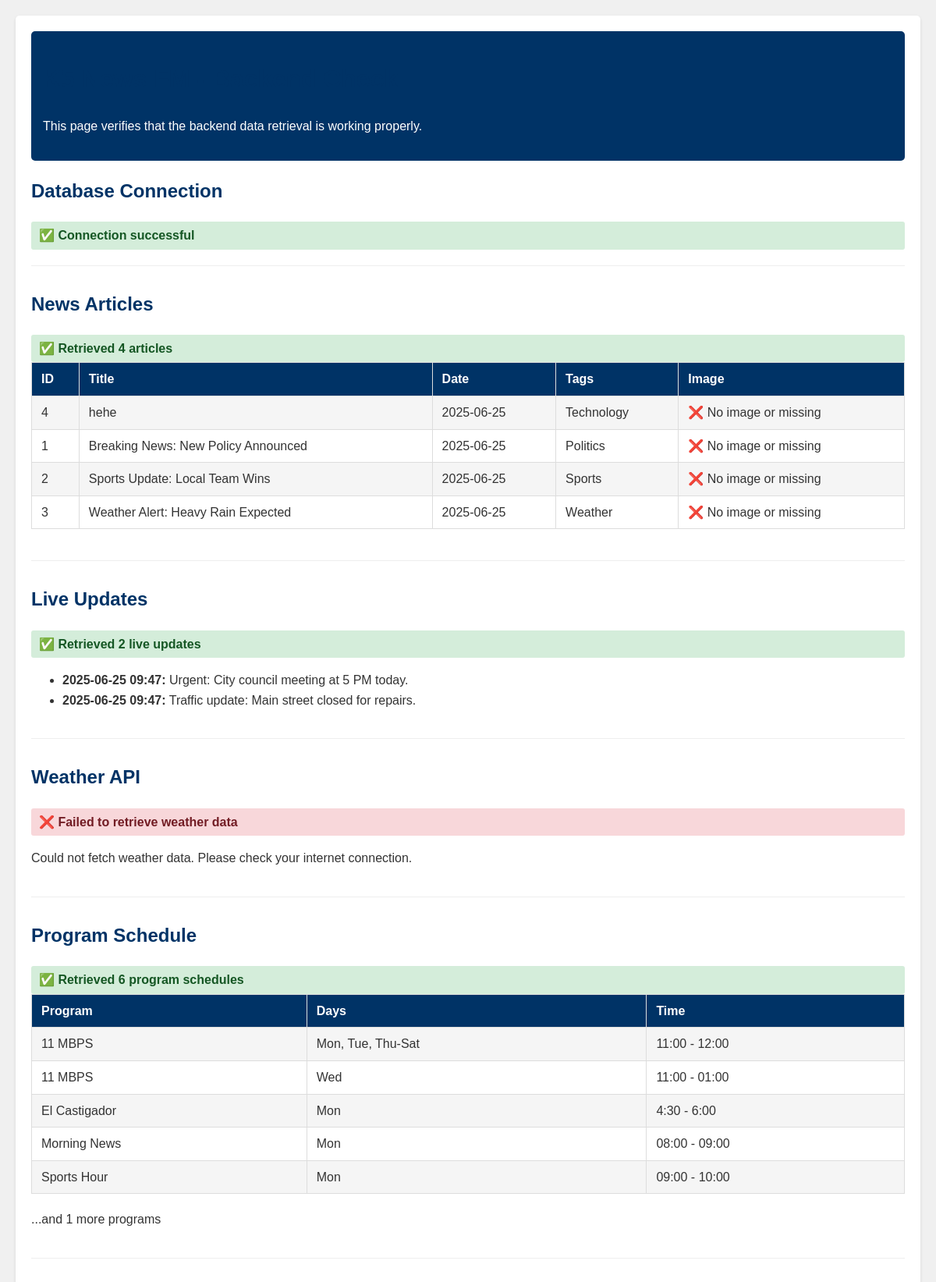
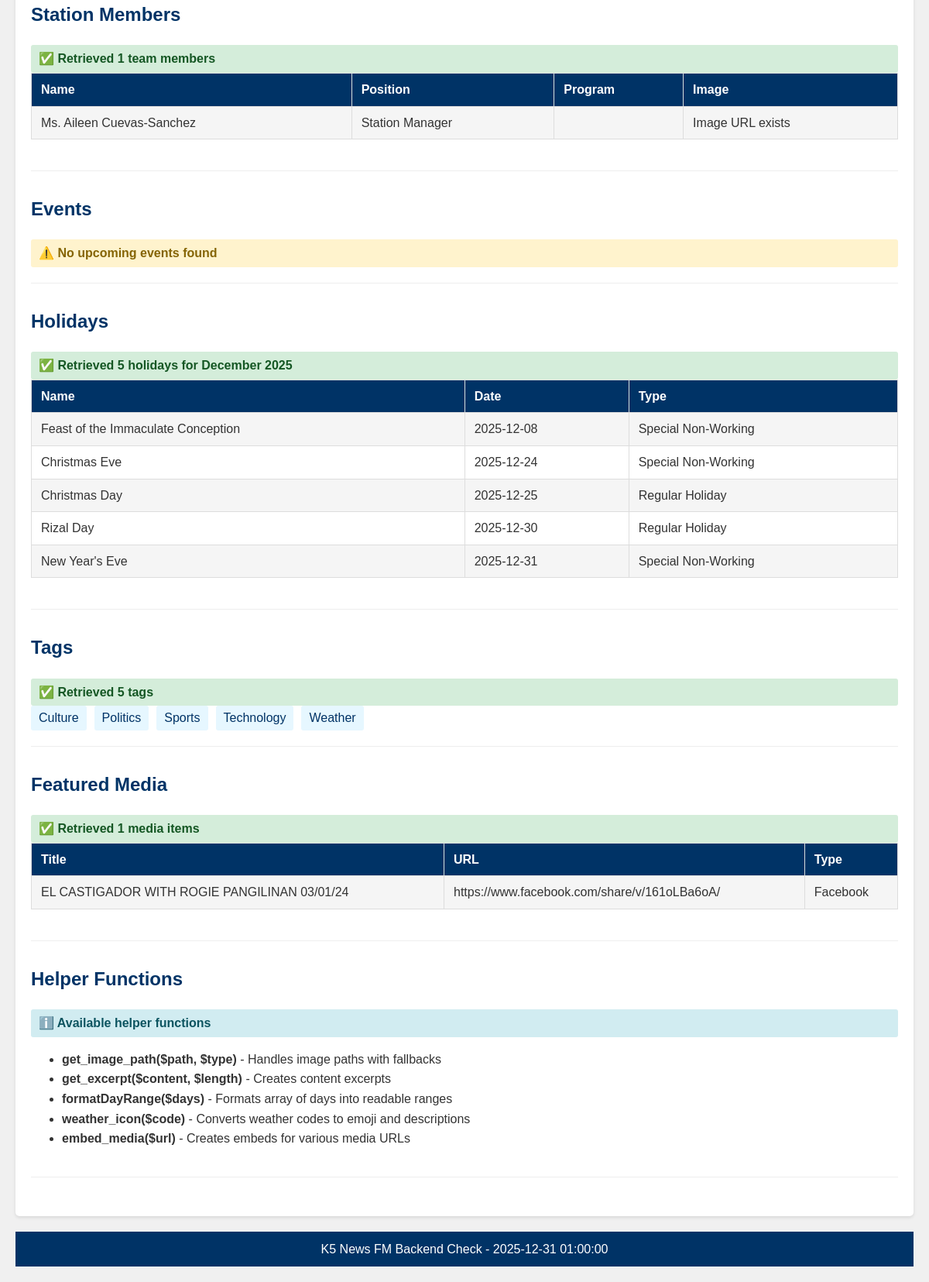
The page /backend-check.php on the database its author committed (2 pictures, top to bottom).
### tables this page shows
CREATE TABLE `articles` (
  `id` int(11) NOT NULL,
  `title` varchar(255) NOT NULL,
  `content` text NOT NULL,
  `created_at` datetime NOT NULL DEFAULT current_timestamp(),
  `image_path` varchar(255) DEFAULT NULL
);

CREATE TABLE `live_updates` (
  `id` int(11) NOT NULL,
  `message` text NOT NULL,
  `created_at` datetime NOT NULL DEFAULT current_timestamp()
);

CREATE TABLE `program_schedule` (
  `id` int(11) NOT NULL,
  `program_name` varchar(100) NOT NULL,
  `day_of_week` varchar(10) NOT NULL,
  `time_slot` varchar(50) NOT NULL
);

CREATE TABLE `station_members` (
  `id` int(11) NOT NULL,
  `name` varchar(100) NOT NULL,
  `position` varchar(100) NOT NULL,
  `program` varchar(150) DEFAULT NULL,
  `image_url` varchar(255) DEFAULT NULL
);

CREATE TABLE `philippine_holidays` (
  `id` int(11) NOT NULL AUTO_INCREMENT,
  `name` varchar(255) NOT NULL,
  `date` date NOT NULL,
  `type` enum('regular','special_non_working','special_working') DEFAULT 'regular',
  `description` text DEFAULT NULL,
  `is_recurring` tinyint(1) DEFAULT 0,
  `month_day` varchar(10) DEFAULT NULL,
  `source` varchar(50) DEFAULT NULL COMMENT 'api, prediction, manual, nager_api',
  `created_at` datetime NOT NULL DEFAULT current_timestamp(),
  `updated_at` datetime NOT NULL DEFAULT current_timestamp() ON UPDATE current_timestamp(),
  PRIMARY KEY (`id`),
  KEY `idx_holiday_date` (`date`),
  KEY `idx_holiday_type` (`type`),
  KEY `idx_month_day` (`month_day`),
  KEY `idx_source` (`source`),
  UNIQUE KEY `unique_holiday_date` (`name`, `date`)
);

CREATE TABLE `tags` (
  `id` int(11) NOT NULL,
  `name` varchar(100) NOT NULL
);

CREATE TABLE `featured_media` (
  `id` int(11) NOT NULL,
  `url` varchar(512) NOT NULL,
  `title` varchar(255) DEFAULT NULL,
  `description` text DEFAULT NULL,
  `created_at` timestamp NOT NULL DEFAULT current_timestamp()
);

### backend-check.php (the view, shortened to what the rows shown need)
<?php
require_once 'config/db.php';
$stmt = $pdo->prepare("SELECT a.*, GROUP_CONCAT(t.name) AS tags FROM articles a LEFT JOIN article_tags at ON a.id = at.article_id LEFT JOIN tags t ON at.tag_id = t.id GROUP BY a.id ORDER BY a.created_at DESC LIMIT 10");
$stmt->execute();
$articles = $stmt->fetchAll(PDO::FETCH_ASSOC);
$stmt = $pdo->query("SELECT * FROM live_updates ORDER BY created_at DESC LIMIT 5");
$liveUpdates = $stmt->fetchAll(PDO::FETCH_ASSOC);
$stmt = $pdo->query("SELECT * FROM tags ORDER BY name ASC");
$tags = $stmt->fetchAll(PDO::FETCH_ASSOC);
$stmt = $pdo->query("SELECT * FROM program_schedule ORDER BY program_name,
    CASE
        WHEN day_of_week = 'Monday' THEN 1
        WHEN day_of_week = 'Tuesday' THEN 2
        WHEN day_of_week = 'Wednesday' THEN 3
        WHEN day_of_week = 'Thursday' THEN 4
        WHEN day_of_week = 'Friday' THEN 5
        WHEN day_of_week = 'Saturday' THEN 6
        WHEN day_of_week = 'Sunday' THEN 7
        ELSE 8
    END, time_slot");
$schedules = $stmt->fetchAll(PDO::FETCH_ASSOC);
$groupedPrograms = [];
foreach ($schedules as $schedule) {
    $key = $schedule['program_name'] . '|' . $schedule['time_slot'];
    $groupedPrograms[$key]['program_name'] = $schedule['program_name'];
    $groupedPrograms[$key]['time_slot'] = $schedule['time_slot'];
    $groupedPrograms[$key]['days'][] = $schedule['day_of_week'];
}
function formatDayRange($days) {
    $dayOrder = ['Monday', 'Tuesday', 'Wednesday', 'Thursday', 'Friday', 'Saturday', 'Sunday'];
    $dayAbbr = ['Mon', 'Tue', 'Wed', 'Thu', 'Fri', 'Sat', 'Sun'];
    usort($days, function($a, $b) use ($dayOrder) {
        return array_search($a, $dayOrder) - array_search($b, $dayOrder);
    });
    $abbrDays = array_map(function($day) use ($dayOrder, $dayAbbr) {
        return $dayAbbr[array_search($day, $dayOrder)];
    }, $days);
    if (count($abbrDays) == 1) {
        return $abbrDays[0];
    } elseif (count($abbrDays) == 7) {
        return 'Daily';
    } elseif (array_slice($abbrDays, 0, 5) == ['Mon', 'Tue', 'Wed', 'Thu', 'Fri'] && count($abbrDays) == 5) {
        return 'Mon-Fri';
    } elseif (array_slice($abbrDays, 5, 2) == ['Sat', 'Sun'] && count($abbrDays) == 2) {
        return 'Sat-Sun';
    } else {
        $ranges = [];
        $start = 0;
        for ($i = 1; $i <= count($abbrDays); $i++) {
            if ($i == count($abbrDays) || array_search($abbrDays[$i], $dayAbbr) != array_search($abbrDays[$i-1], $dayAbbr) + 1) {
                if ($i - $start > 2) {
                    $ranges[] = $abbrDays[$start] . '-' . $abbrDays[$i-1];
                } elseif ($i - $start == 2) {
                    $ranges[] = $abbrDays[$start] . ', ' . $abbrDays[$i-1];
                } else {
                    $ranges[] = $abbrDays[$start];
                }
                $start = $i;
            }
        }
        return implode(', ', $ranges);
    }
}
$stmt = $pdo->query("SELECT * FROM featured_media ORDER BY id DESC LIMIT 6");
$featuredMedia = $stmt->fetchAll(PDO::FETCH_ASSOC);
$stmt = $pdo->query("SELECT * FROM station_members ORDER BY id ASC");
$members = $stmt->fetchAll(PDO::FETCH_ASSOC);
$currentMonth = date('m');
$currentYear = date('Y');
$stmt = $pdo->prepare("SELECT * FROM philippine_holidays WHERE MONTH(date) = ? AND YEAR(date) = ? ORDER BY date ASC");
$stmt->execute([$currentMonth, $currentYear]);
$holidays = $stmt->fetchAll(PDO::FETCH_ASSOC);
?>
<!DOCTYPE html>
<html lang="en">
<head>
</head>
<body>
    <div class="container">
        <header>
            <h1>K5 News FM - Backend Check</h1>
        </header>
        <section>
            <h2>Database Connection</h2>
        </section>
        <section>
            <h2>News Articles</h2>
            <?php if (!empty($articles)): ?>
                <table>
                    <tr>
                        <th>ID</th>
                        <th>Title</th>
                        <th>Date</th>
                        <th>Tags</th>
                        <th>Image</th>
                    </tr>
                    <?php foreach (array_slice($articles, 0, 5) as $article): ?>
                        <tr>
                            <td><?php echo $article['id']; ?></td>
                            <td><?php echo htmlspecialchars($article['title']); ?></td>
                            <td><?php echo date('Y-m-d', strtotime($article['created_at'])); ?></td>
                            <td><?php echo htmlspecialchars($article['tags'] ?? 'N/A'); ?></td>
                            <td>
                                <?php if (!empty($article['image_path']) && file_exists($article['image_path'])): ?>
                                    ✅ Image exists
                                <?php else: ?>
                                    ❌ No image or missing
                                <?php endif; ?>
                            </td>
                        </tr>
                    <?php endforeach; ?>
                </table>
            <?php else: ?>
                <div class="status error">❌ No articles found</div>
            <?php endif; ?>
        </section>
        <section>
            <h2>Live Updates</h2>
            <?php if (!empty($liveUpdates)): ?>
                <ul>
                    <?php foreach ($liveUpdates as $update): ?>
                        <li>
                            <strong><?php echo date('Y-m-d H:i', strtotime($update['created_at'])); ?>:</strong>
                            <?php echo htmlspecialchars($update['message']); ?>
                        </li>
                    <?php endforeach; ?>
                </ul>
            <?php else: ?>
                <div class="status warning">⚠️ No live updates found</div>
            <?php endif; ?>
        </section>
        <section>
            <h2>Weather API</h2>
        </section>
        <section>
            <h2>Program Schedule</h2>
            <?php if (!empty($groupedPrograms)): ?>
                <table>
                    <tr>
                        <th>Program</th>
                        <th>Days</th>
                        <th>Time</th>
                    </tr>
                    <?php foreach (array_slice($groupedPrograms, 0, 5) as $program): ?>
                        <tr>
                            <td><?php echo htmlspecialchars($program['program_name']); ?></td>
                            <td><?php echo formatDayRange($program['days']); ?></td>
                            <td><?php echo htmlspecialchars($program['time_slot']); ?></td>
                        </tr>
                    <?php endforeach; ?>
                </table>
            <?php else: ?>
                <div class="status warning">⚠️ No program schedules found</div>
            <?php endif; ?>
        </section>
        <section>
            <h2>Station Members</h2>
            <?php if (!empty($members)): ?>
                <table>
                    <tr>
                        <th>Name</th>
                        <th>Position</th>
                        <th>Program</th>
                        <th>Image</th>
                    </tr>
                    <?php foreach (array_slice($members, 0, 5) as $member): ?>
                        <tr>
                            <td><?php echo htmlspecialchars($member['name']); ?></td>
                            <td><?php echo htmlspecialchars($member['position']); ?></td>
                            <td><?php echo htmlspecialchars($member['program'] ?? 'N/A'); ?></td>
                            <td>
                                <?php if (!empty($member['image_url'])): ?>
                                    Image URL exists
                                <?php else: ?>
                                    No image
                                <?php endif; ?>
                            </td>
                        </tr>
                    <?php endforeach; ?>
                </table>
            <?php else: ?>
                <div class="status warning">⚠️ No team members found</div>
            <?php endif; ?>
        </section>
        <section>
            <h2>Events</h2>
        </section>
        <section>
            <h2>Holidays</h2>
            <?php if (!empty($holidays)): ?>
                <table>
                    <tr>
                        <th>Name</th>
                        <th>Date</th>
                        <th>Type</th>
                    </tr>
                    <?php foreach ($holidays as $holiday): ?>
                        <tr>
                            <td><?php echo htmlspecialchars($holiday['name']); ?></td>
                            <td><?php echo date('Y-m-d', strtotime($holiday['date'])); ?></td>
                            <td>
                                <?php
                                switch($holiday['type']) {
                                    case 'regular': echo 'Regular Holiday'; break;
                                    case 'special_non_working': echo 'Special Non-Working'; break;
                                }
                                ?>
                            </td>
                        </tr>
                    <?php endforeach; ?>
                </table>
            <?php else: ?>
                <div class="status warning">⚠️ No holidays found for current month</div>
            <?php endif; ?>
        </section>
        <section>
            <h2>Tags</h2>
            <?php if (!empty($tags)): ?>
                <div style="display: flex; flex-wrap: wrap; gap: 10px;">
                    <?php foreach ($tags as $tag): ?>
                        <span style="background: #e6f7ff; color: #003366; padding: 3px 10px; border-radius: 3px;">
                            <?php echo htmlspecialchars($tag['name']); ?>
                        </span>
                    <?php endforeach; ?>
                </div>
            <?php else: ?>
                <div class="status warning">⚠️ No tags found</div>
            <?php endif; ?>
        </section>
        <section>
            <h2>Featured Media</h2>
            <?php if (!empty($featuredMedia)): ?>
                <table>
                    <tr>
                        <th>Title</th>
                        <th>URL</th>
                        <th>Type</th>
                    </tr>
                    <?php foreach ($featuredMedia as $media): ?>
                        <tr>
                            <td><?php echo htmlspecialchars($media['title'] ?? 'Untitled'); ?></td>
                            <td><?php echo htmlspecialchars($media['url']); ?></td>
                            <td>
                                <?php
                                if (preg_match('/youtu\.be\/|youtube\.com/', $media['url'])) {
                                    echo 'YouTube';
                                } elseif (strpos($media['url'], 'facebook.com') !== false) {
                                    echo 'Facebook';
                                } elseif (strpos($media['url'], 'tiktok.com') !== false) {
                                    echo 'TikTok';
                                } else {
                                    echo 'Other';
                                }
                                ?>
                            </td>
                        </tr>
                    <?php endforeach; ?>
                </table>
            <?php else: ?>
                <div class="status warning">⚠️ No featured media found</div>
            <?php endif; ?>
        </section>
        <section>
            <h2>Helper Functions</h2>
        </section>
    </div>
</body>
</html>

### rows shown on the page
articles: id "4", title "hehe", created_at "2025-06-25", tags "Technology", shows "❌ No image or missing"
articles: id "1", title "Breaking News: New Policy Announced", created_at "2025-06-25", tags "Politics", shows "❌ No image or missing"
articles: id "2", title "Sports Update: Local Team Wins", created_at "2025-06-25", tags "Sports", shows "❌ No image or missing"
articles: id "3", title "Weather Alert: Heavy Rain Expected", created_at "2025-06-25", tags "Weather", shows "❌ No image or missing"
live_updates: created_at "2025-06-25 09:47", message "Urgent: City council meeting at 5 PM today."
live_updates: created_at "2025-06-25 09:47", message "Traffic update: Main street closed for repairs."
program_schedule: program_name "11 MBPS", days "Wed", time_slot "11:00 - 01:00"
program_schedule: program_name "El Castigador", days "Mon", time_slot "4:30 - 6:00"
program_schedule: program_name "Morning News", days "Mon", time_slot "08:00 - 09:00"
program_schedule: program_name "Sports Hour", days "Mon", time_slot "09:00 - 10:00"
station_members: name "Ms. Aileen Cuevas-Sanchez", position "Station Manager", shows "Image URL exists"
philippine_holidays: name "Feast of the Immaculate Conception", date "2025-12-08", shows "Special Non-Working"
philippine_holidays: name "Christmas Eve", date "2025-12-24", shows "Special Non-Working"
philippine_holidays: name "Christmas Day", date "2025-12-25", type "Regular Holiday"
philippine_holidays: name "Rizal Day", date "2025-12-30", type "Regular Holiday"
philippine_holidays: name "New Year's Eve", date "2025-12-31", shows "Special Non-Working"
tags: name "Culture"
tags: name "Politics"
tags: name "Sports"
tags: name "Technology"
tags: name "Weather"
featured_media: title "EL CASTIGADOR WITH ROGIE PANGILINAN 03/01/24", url "https://www.facebook.com/share/v/161oLBa6oA/", shows "Facebook"

### other values the page prints
count($articles) "4"
count($liveUpdates) "2"
$weatherError "Could not fetch weather data. Please check your internet connection."
count($groupedPrograms) "6"
$program['program_name'] "11 MBPS"
formatDayRange($program['days']) "Mon, Tue, Thu-Sat"
$program['time_slot'] "11:00 - 12:00"
count($groupedPrograms) - 5 "1"
count($members) "1"
count($holidays) "5"
count($tags) "5"
count($featuredMedia) "1"
